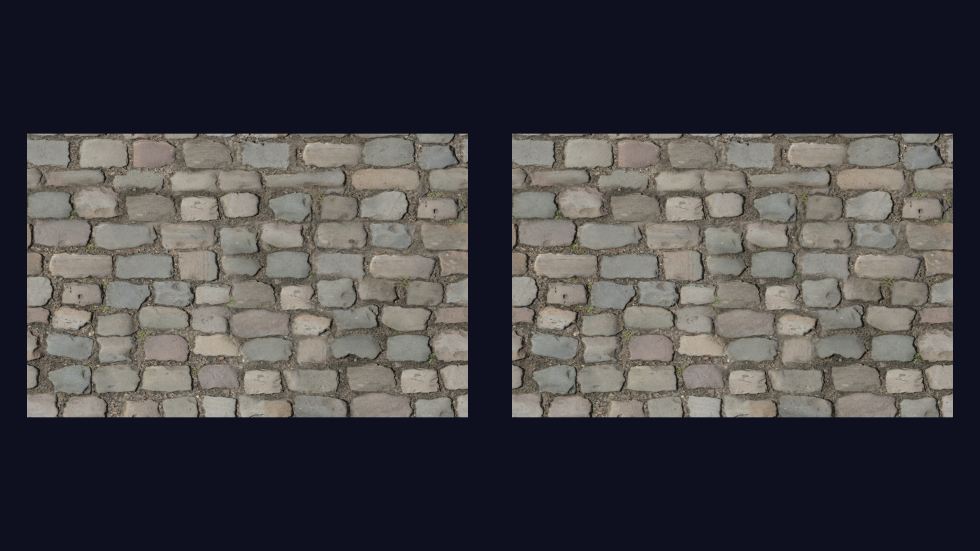
#> input picture youtube/claude-liam-walker-lanternfall-bao-x-shaders-gamedev/capture/shader-pair/control-bao-tilted.png, 2940 x 1653 px, given in place of control-generated-straight.png, which was not available (shown at 1/3 size); the run also reads 1 picture not shown here
$ python pair_diff.py
#> lines starting #> are read from the running program, lines starting #| are printed output that depends on the picture; after the words box and inside, x2 and y2 are one past the last pixel; in counts of white or black regions, pixels touching at a corner belong together; pictures that were not available may be replaced by others from this repository, and a replacement may not be noted
#!/usr/bin/env python3
"""Measure the shader-pair fixture (capture/shader-pair/). The two plane positions do not sample the texture on the
same pixel grid, so left and right of one picture are never compared with each other. Instead the same plane is
compared across two renders: control-generated (both planes wear the editor-generated material) against control-bao
(both planes wear Bao's shader with neutral values), pose by pose. Writes capture/shader-pair/diff.json."""
import json
from pathlib import Path
import numpy as np
from PIL import Image

REEL = Path(__file__).resolve().parents[1]
D = REEL / "capture" / "shader-pair"


def load(name, pose):
#> called with name = 'control-generated', pose = 'straight'
    return np.asarray(Image.open(D / f"{name}-{pose}.png").convert("RGB")).astype(int)


def rects(a):
    bg = a[2, 2]
#> bg = [14, 16, 32]
    fg = np.abs(a - bg).sum(axis=2) > 12
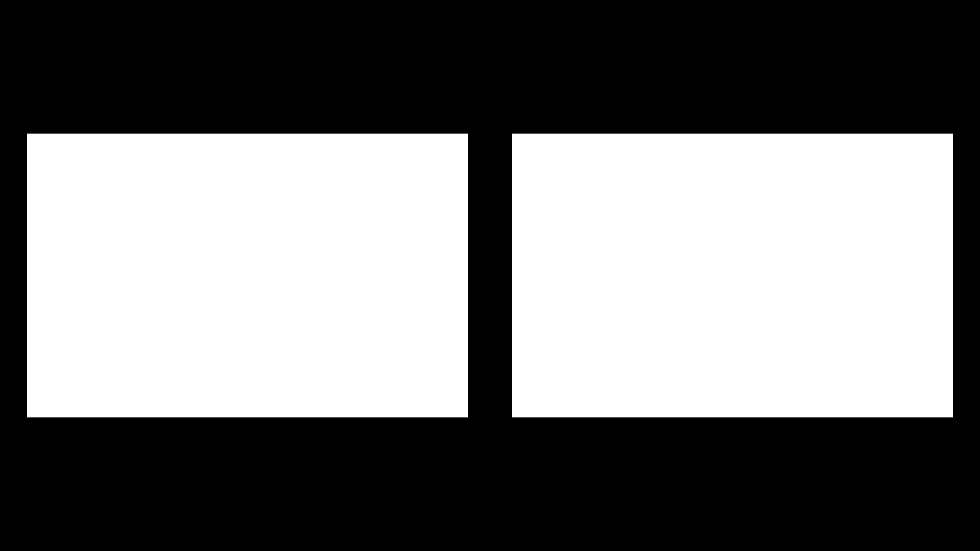
#> fg: shape (1653, 2940) bool (shown at 1/3 size); 46.3% white; 2 white regions, box (x1, y1, x2, y2) and area: (81, 401, 1404, 1252) 1125873, (1536, 401, 2859, 1252) 1125873
    cols = np.where(fg.any(axis=0))[0]
    rows = np.where(fg.any(axis=1))[0]
    gap = np.where(np.diff(cols) > 1)[0][0]
#> gap = 1322
    return {"left": (cols[0], rows[0], cols[gap], rows[-1]), "right": (cols[gap + 1], rows[0], cols[-1], rows[-1])}


out = {}
for pose in ("straight", "tilted"):
    g, b = load("control-generated", pose), load("control-bao", pose)
    for side, (x0, y0, x1, y1) in rects(g).items():
        G = g[y0 + 2:y1 - 2, x0 + 2:x1 - 2]
        B = b[y0 + 2:y1 - 2, x0 + 2:x1 - 2]
        d = np.abs(G - B).max(axis=2)
        out[f"{pose}-{side}"] = {"rect": [int(x0), int(y0), int(x1 - x0 + 1), int(y1 - y0 + 1)], "compared_px": int(d.size),
                                 "identical_px": int((d == 0).sum()), "within_2_px": int((d <= 2).sum()),
                                 "max_channel_delta": int(d.max()), "mean_abs_delta": round(float(np.abs(G - B).mean()), 3),
                                 "p99_channel_delta": int(np.percentile(d, 99)),
                                 "generated_mean_rgb": [round(float(x), 2) for x in G.reshape(-1, 3).mean(0)],
                                 "bao_mean_rgb": [round(float(x), 2) for x in B.reshape(-1, 3).mean(0)]}
#> this loop made 2 passes
#> pass 1, `G = g[y0 + 2:y1 - 2, x0 + 2:x1 - 2]`:
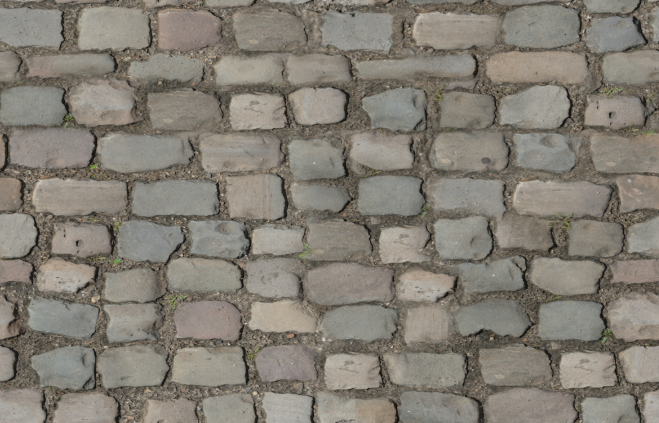
#> G: shape (846, 1318, 3) int64 (shown at 1/2 size); mean R, G, B 131.7, 126.1, 116.3
#> pass 1, `d = np.abs(G - B).max(axis=2)`:
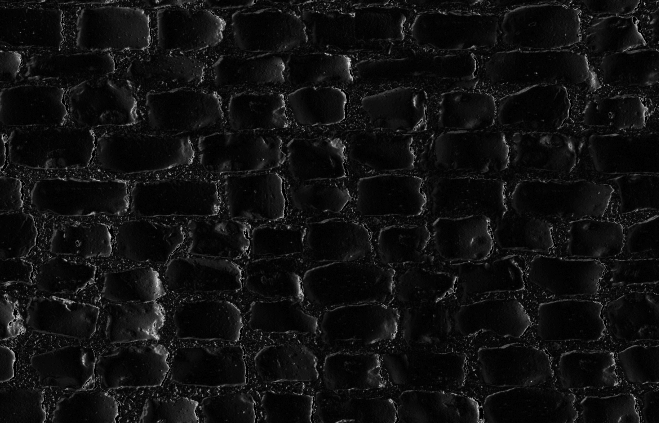
#> d: shape (846, 1318) int64 (shown at 1/2 size); min 0, max 48, mean 3.1; drawn with min black and max white
#> after the loop:
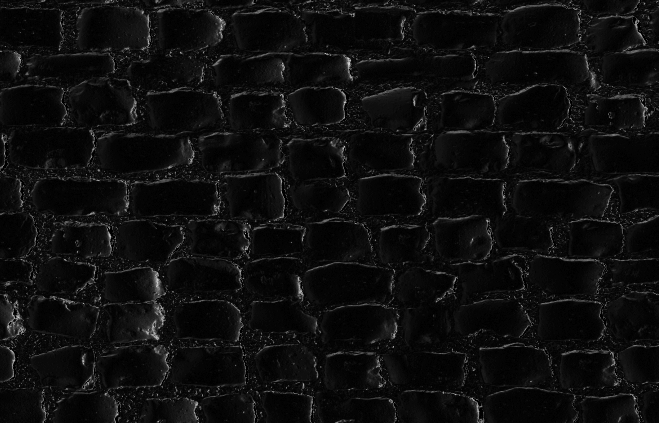
#> d: shape (846, 1318) int64 (shown at 1/2 size); min 0, max 50, mean 2.7; drawn with min black and max white
#> after the loop, out = 2 items
(D / "diff.json").write_text(json.dumps(out, indent=1))
for k, v in out.items():
    print(k, {x: v[x] for x in ("identical_px", "within_2_px", "compared_px", "max_channel_delta", "p99_channel_delta",
                                "mean_abs_delta", "generated_mean_rgb", "bao_mean_rgb")})
#> this loop made 4 passes
#> k on passes 1 to 4: 'straight-left', 'straight-right', 'tilted-left', 'tilted-right'
#> (printed output is left out)
